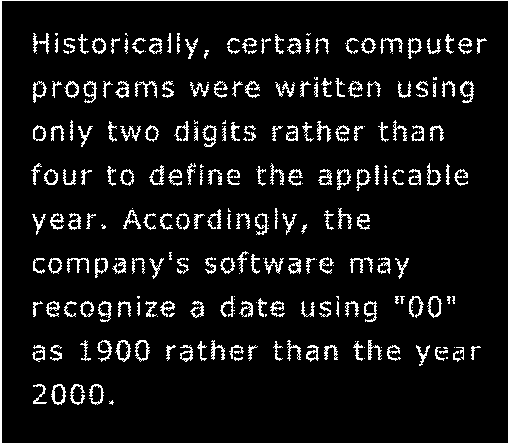
%> input picture week_10/img/broken_text.tif, 509 x 444 px
$ octave workshop.m   (GNU Octave 9; MATLAB toolbox functions it lacks are replaced by stand-ins)
%> lines starting %> are read from the running program, lines starting %| are printed output that depends on the picture; in (x1, y1, x2, y2) boxes, pixels count from 0 and x2, y2 are one past the last pixel; in counts of white or black regions, pixels touching at a corner belong together; the program's own positions count from 1
%
% workshop.m
%

clear all;
close all;

% Image
f = imread('img/broken_text.tif');
%> f: size 444x509 logical; 8.1% white in thin lines or dots

% Structuring elements
se1 = strel('disk', 1);
se2 = strel('disk', 3);
se3 = strel('square', 2);

% imdilate
dlt1 = imdilate(f, se1);
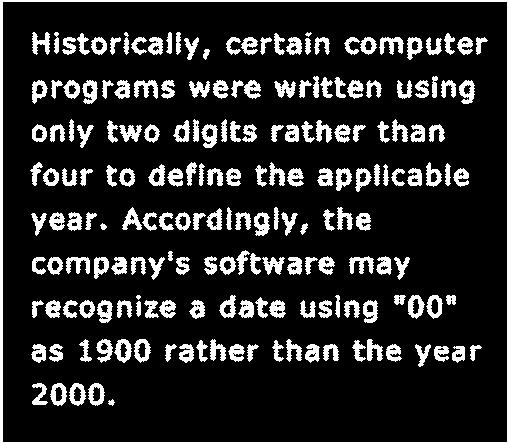
%> dlt1: size 444x509 logical; 15.4% white; 194 white regions (2 under 20 px), largest, box (x1, y1, x2, y2) and area: (0, 0, 509, 444) 4236, (134, 80, 158, 99) 257, (379, 37, 404, 55) 251
dlt2 = imdilate(f, se2);
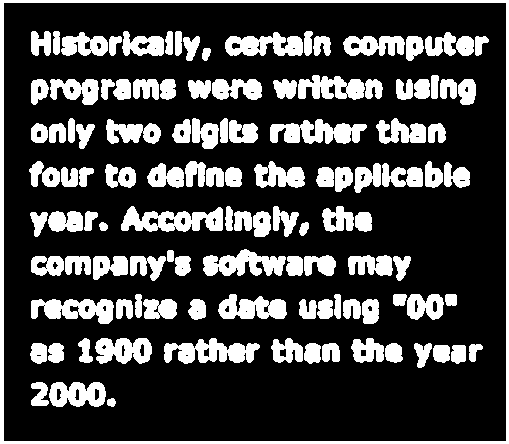
%> dlt2: size 444x509 logical; 25% white; 115 white regions, largest, box (x1, y1, x2, y2) and area: (0, 0, 509, 444) 6120, (121, 206, 223, 232) 1618, (270, 119, 367, 144) 1530
dlt3 = imdilate(f, se3);
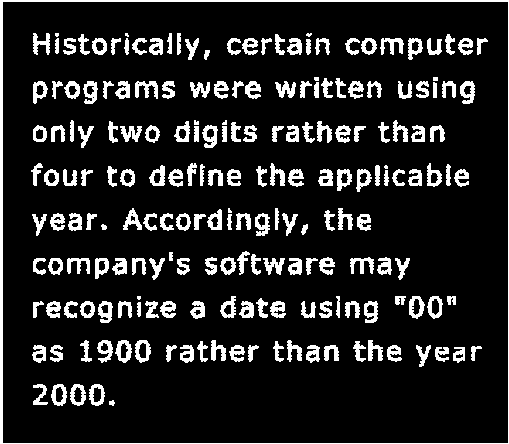
%> dlt3: size 444x509 logical; 13.4% white; 202 white regions (8 under 20 px), largest, box (x1, y1, x2, y2) and area: (0, 0, 509, 444) 3291, (135, 81, 158, 99) 226, (380, 38, 404, 55) 217

% imerode
erd1 = imerode(f, se1);
%> erd1: size 444x509 logical; 1.4% white in thin lines or dots
erd2 = imerode(f, se2);
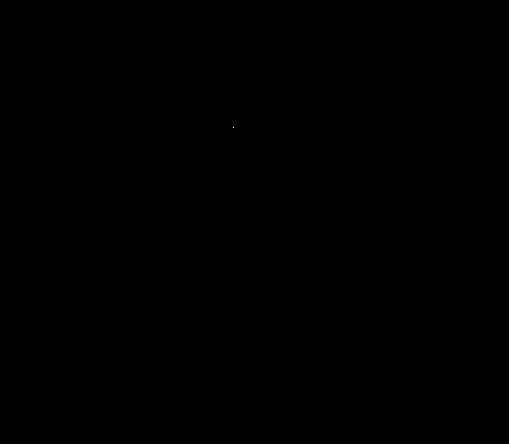
%> erd2: size 444x509 logical; 0% white in thin lines or dots, all inside (x1, y1, x2, y2) = (233, 127, 234, 128)
erd3 = imerode(f, se3);
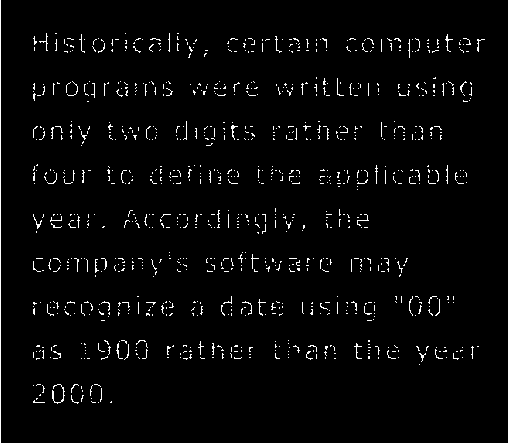
%> erd3: size 444x509 logical; 3% white in thin lines or dots

% imopen
imop1 = imopen(f, se1);
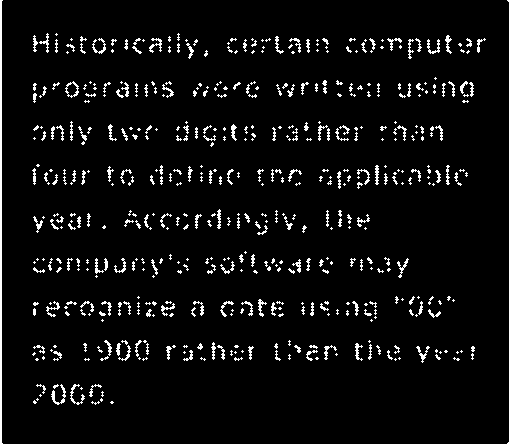
%> imop1: size 444x509 logical; 4.9% white in thin lines or dots
imop2 = imopen(f, se2);
%> imop2: size 444x509 logical; 0.01% white; 1 white region, box (x1, y1, x2, y2) and area: (231, 125, 236, 130) 21
imop3 = imopen(f, se3);
%> imop3: size 444x509 logical; 6.4% white in thin lines or dots

% imclose
imcl1 = imclose(f, se1);
%> imcl1: size 444x509 logical; 8.7% white in thin lines or dots
imcl2 = imclose(f, se2);
%> imcl2: size 444x509 logical; 10.8% white; 179 white regions (4 under 20 px), largest, box (x1, y1, x2, y2) and area: (0, 0, 509, 444) 2348, (97, 340, 150, 362) 489, (51, 384, 104, 405) 466
imcl3 = imclose(f, se3);
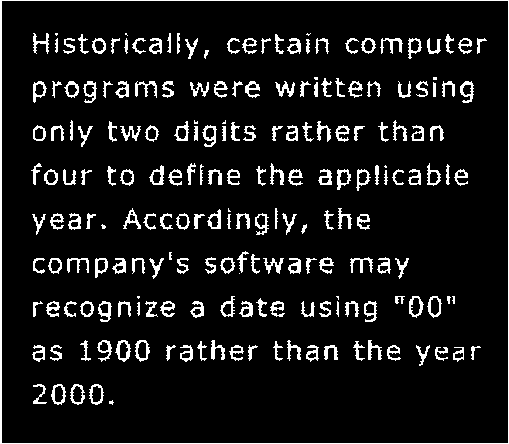
%> imcl3: size 444x509 logical; 8.9% white in thin lines or dots

% display
figure(1);
subplot(4, 3, 1), imshow(dlt1);
subplot(4, 3, 2), imshow(dlt2);
subplot(4, 3, 3), imshow(dlt3);
subplot(4, 3, 4), imshow(erd1);
subplot(4, 3, 5), imshow(erd2);
subplot(4, 3, 6), imshow(erd3);
subplot(4, 3, 7), imshow(imop1);
subplot(4, 3, 8), imshow(imop2);
subplot(4, 3, 9), imshow(imop3);
subplot(4, 3, 10), imshow(imcl1);
subplot(4, 3, 11), imshow(imcl2);
subplot(4, 3, 12), imshow(imcl3);

$ run again, with week_10/img/noisy_fingerprint.tif copied over week_10/img/broken_text.tif
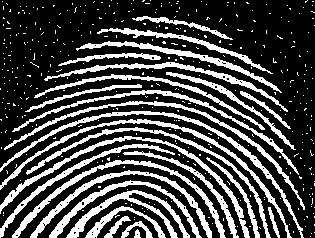
%> input picture week_10/img/noisy_fingerprint.tif, 315 x 238 px
%> f: size 238x315 logical; 28.5% white; 414 white regions (387 under 20 px), largest, box (x1, y1, x2, y2) and area: (0, 111, 304, 238) 1388, (0, 136, 250, 238) 1372, (0, 119, 292, 238) 1337
%> dlt1: size 238x315 logical; 44.6% white; 278 white regions (248 under 20 px), largest, box (x1, y1, x2, y2) and area: (0, 96, 306, 238) 10524, (11, 71, 303, 180) 3789, (48, 179, 203, 238) 3651
%> `dlt2 = imdilate(f, se2);`:
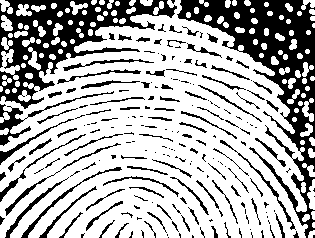
%> dlt2: size 238x315 logical; 69.4% white; 207 black regions (113 under 20 px), largest, box (x1, y1, x2, y2) and area: (177, 0, 315, 238) 8318, (0, 0, 177, 109) 6390, (0, 91, 114, 146) 671
%> dlt3: size 238x315 logical; 39.9% white; 327 white regions (299 under 20 px), largest, box (x1, y1, x2, y2) and area: (0, 127, 272, 238) 3938, (12, 74, 303, 180) 2751, (66, 189, 191, 238) 2093
%> erd1: size 238x315 logical; 14.2% white in thin lines or dots, all inside (x1, y1, x2, y2) = (0, 17, 304, 238)
%> erd2: size 238x315 logical; 1.3% white in thin lines or dots, all inside (x1, y1, x2, y2) = (0, 19, 280, 238)
%> erd3: size 238x315 logical; 18.1% white in thin lines or dots
%> imop1: size 238x315 logical; 26.6% white; 59 white regions (12 under 20 px), largest, box (x1, y1, x2, y2) and area: (12, 160, 226, 238) 1275, (38, 111, 303, 231) 1189, (30, 170, 212, 238) 1152
%> imop2: size 238x315 logical; 9.4% white; 129 white regions (4 under 20 px), largest, box (x1, y1, x2, y2) and area: (49, 203, 83, 238) 282, (67, 207, 101, 238) 275, (12, 208, 39, 238) 209
%> imop3: size 238x315 logical; 27.3% white; 61 white regions (29 under 20 px), largest, box (x1, y1, x2, y2) and area: (0, 111, 303, 231) 1364, (0, 119, 292, 238) 1332, (12, 160, 226, 238) 1291
%> imcl1: size 238x315 logical; 29.2% white; 376 white regions (349 under 20 px), largest, box (x1, y1, x2, y2) and area: (0, 111, 304, 238) 1428, (0, 136, 250, 238) 1413, (0, 119, 292, 238) 1384
%> imcl2: size 238x315 logical; 32.5% white; 228 white regions (225 under 20 px), largest, box (x1, y1, x2, y2) and area: (0, 16, 305, 238) 23765, (30, 53, 39, 68) 24, (309, 193, 315, 208) 24
%> `imcl3 = imclose(f, se3);`:
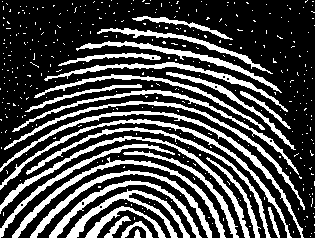
%> imcl3: size 238x315 logical; 28.9% white; 383 white regions (356 under 20 px), largest, box (x1, y1, x2, y2) and area: (0, 111, 304, 238) 1420, (0, 136, 250, 238) 1387, (0, 119, 292, 238) 1356

$ run again, with week_10/img/small_squares.tif copied over week_10/img/broken_text.tif
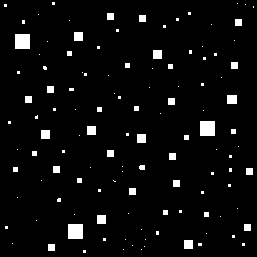
%> input picture week_10/img/small_squares.tif, 257 x 257 px
%> f: size 257x257 logical; 4.3% white; 120 white regions (81 under 20 px), largest, box (x1, y1, x2, y2) and area: (15, 34, 30, 49) 225, (200, 121, 215, 136) 225, (68, 224, 83, 239) 225
%> dlt1: size 257x257 logical; 7% white; 119 white regions (43 under 20 px), largest, box (x1, y1, x2, y2) and area: (14, 33, 31, 50) 285, (199, 120, 216, 137) 285, (67, 223, 84, 240) 285
%> `dlt2 = imdilate(f, se2);`:
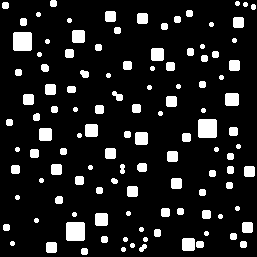
%> dlt2: size 257x257 logical; 11.9% white; 116 white regions, largest, box (x1, y1, x2, y2) and area: (13, 32, 32, 51) 357, (198, 119, 217, 138) 357, (66, 222, 85, 241) 357
%> dlt3: size 257x257 logical; 5.8% white; 119 white regions (71 under 20 px), largest, box (x1, y1, x2, y2) and area: (15, 34, 31, 50) 256, (200, 121, 216, 137) 256, (68, 224, 84, 240) 256
%> erd1: size 257x257 logical; 2.2% white; 76 white regions (50 under 20 px), largest, box (x1, y1, x2, y2) and area: (16, 35, 29, 48) 169, (201, 122, 214, 135) 169, (69, 225, 82, 238) 169
%> erd2: size 257x257 logical; 1.1% white; 39 white regions (28 under 20 px), largest, box (x1, y1, x2, y2) and area: (17, 36, 28, 47) 121, (202, 123, 213, 134) 121, (70, 226, 81, 237) 121
%> erd3: size 257x257 logical; 3.1% white; 76 white regions (50 under 20 px), largest, box (x1, y1, x2, y2) and area: (15, 34, 29, 48) 196, (200, 121, 214, 135) 196, (68, 224, 82, 238) 196
%> imop1: size 257x257 logical; 3.7% white; 76 white regions (37 under 20 px), largest, box (x1, y1, x2, y2) and area: (15, 34, 30, 49) 221, (200, 121, 215, 136) 221, (68, 224, 83, 239) 221
%> `imop2 = imopen(f, se2);`:
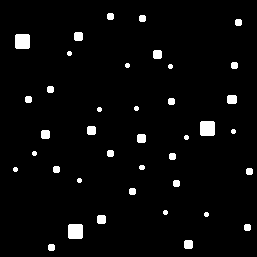
%> imop2: size 257x257 logical; 3.4% white; 39 white regions, largest, box (x1, y1, x2, y2) and area: (15, 34, 30, 49) 221, (200, 121, 215, 136) 221, (68, 224, 83, 239) 221
